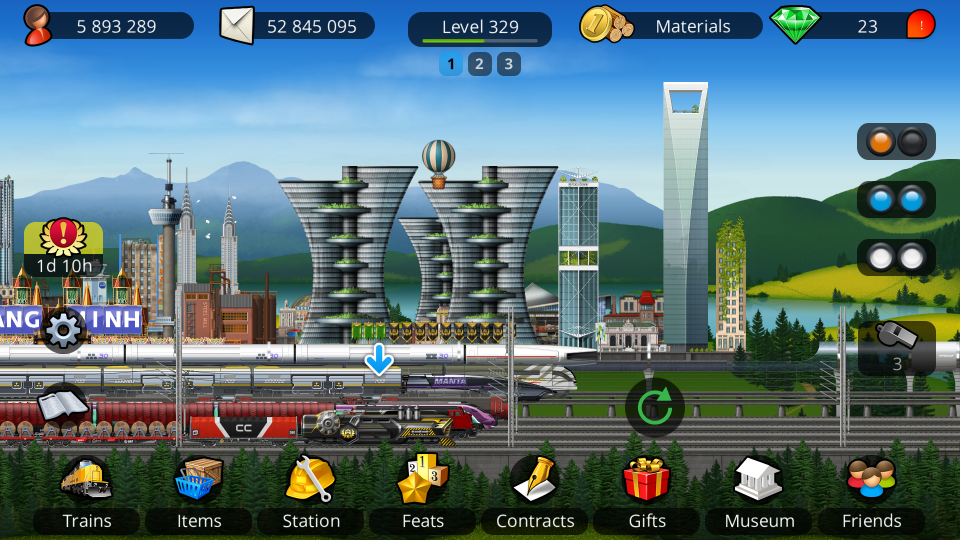
#> input picture screen.png, 1920 x 1080 px (shown at 1/2 size)
$ python -i popup.py   (imports and definitions only)
#> lines starting #> are read from the running program, lines starting #| are printed output that depends on the picture
import cv2
import numpy as np
from helper import logger, click

def run(image):
    img = np.array(image)
    template = cv2.imread('template/collect.png')
    template = cv2.cvtColor(template, cv2.COLOR_BGR2GRAY)
    img = cv2.cvtColor(img, cv2.COLOR_BGR2GRAY)
    result = cv2.matchTemplate(img, template, cv2.TM_CCOEFF_NORMED)
    _, max_val, _, max_loc = cv2.minMaxLoc(result)
    logger.debug('OpenCV matchTemplate result: confidence ' + str(max_val))
    if max_val > 0.9:
        w, h = template.shape[::-1]
        center = (max_loc[0] + w / 2, max_loc[1] + h / 2)
        click(center[0], center[1])

>>> import cv2
>>> picture = cv2.imread('../screen.png', cv2.IMREAD_GRAYSCALE)
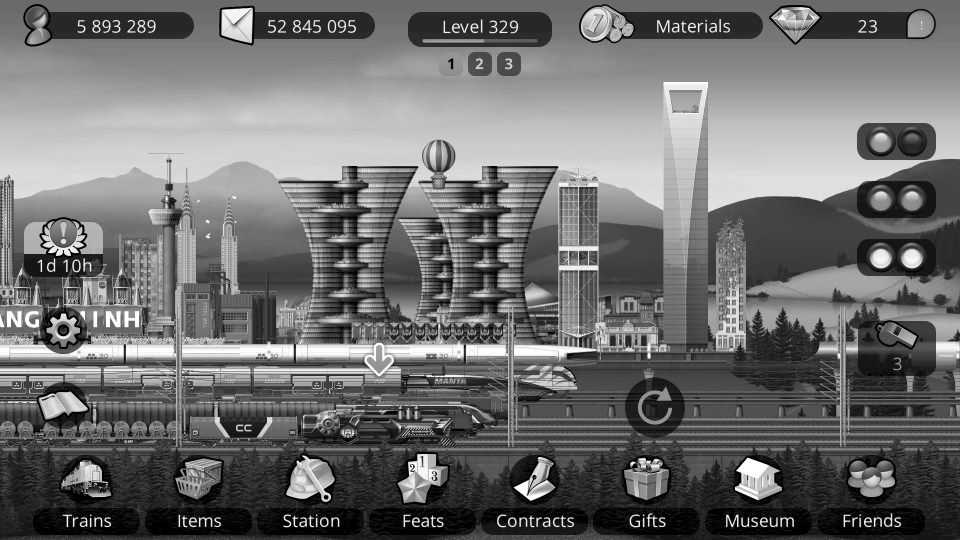
#> picture: shape (1080, 1920) (shown at 1/2 size); min 0, max 255, mean 111.2
#> (the run stopped early here; a loop or call above may not have finished)
